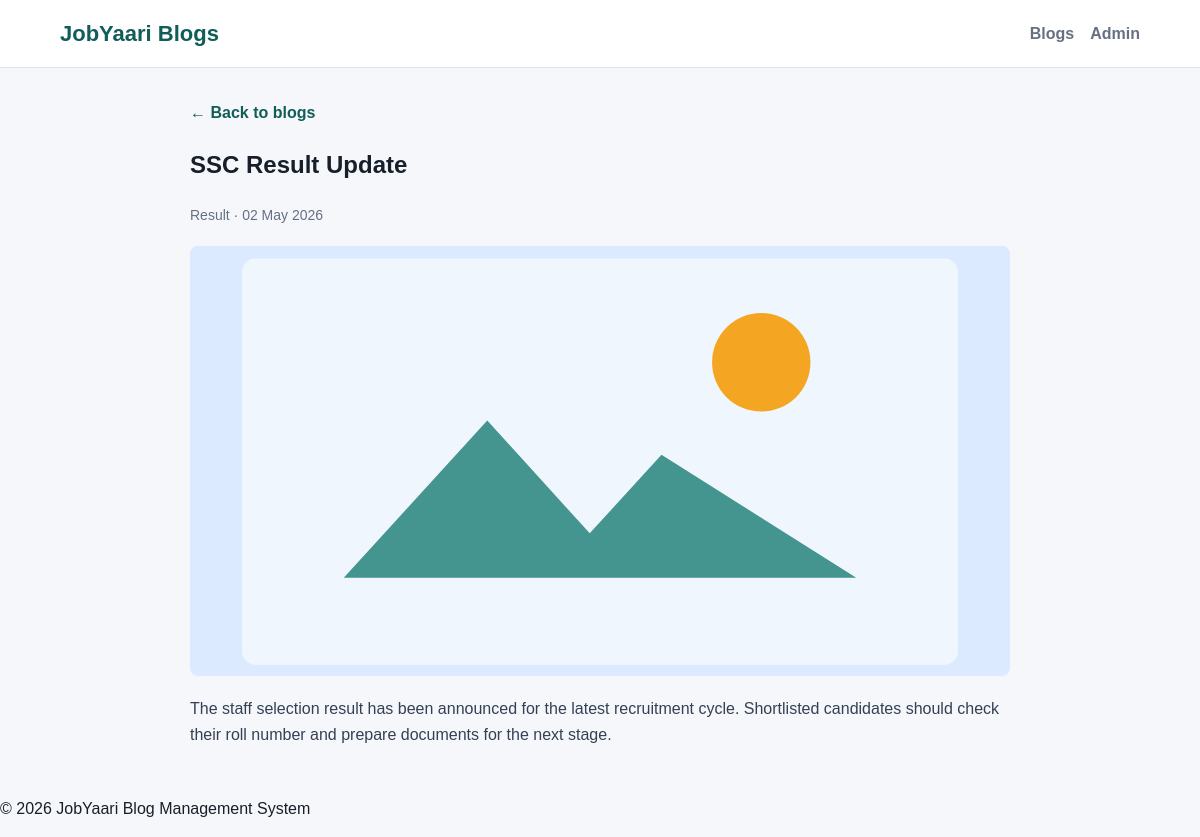
Screenshot of /blog-detail.php?id=2 with the database file from the repository.
### tables this page shows
CREATE TABLE IF NOT EXISTS blogs (
    id INT AUTO_INCREMENT PRIMARY KEY,
    title VARCHAR(255) NOT NULL,
    content TEXT NOT NULL,
    category VARCHAR(100) NOT NULL,
    image VARCHAR(255) DEFAULT NULL,
    created_at TIMESTAMP DEFAULT CURRENT_TIMESTAMP,
    updated_at TIMESTAMP DEFAULT CURRENT_TIMESTAMP ON UPDATE CURRENT_TIMESTAMP
);

### config/database.php (called while the page is built, shortened)
<?php
function db(): mysqli
{
    $connection = new mysqli(DB_HOST, DB_USER, DB_PASS, DB_NAME);
    $connection->set_charset('utf8mb4');
    return $connection;
}

### includes/helpers.php (called while the page is built, shortened)
<?php
function e(?string $value): string
{
    return htmlspecialchars((string) $value, ENT_QUOTES, 'UTF-8');
}

### blog-detail.php (the view, shortened to what this page needs)
<?php
require_once __DIR__ . '/includes/header.php';
$id = (int) ($_GET['id'] ?? 0);
$stmt = db()->prepare('SELECT * FROM blogs WHERE id = ?');
$stmt->bind_param('i', $id);
$stmt->execute();
$blog = $stmt->get_result()->fetch_assoc();
?>
<section class="container detail">
    <?php if (!$blog): ?>
        <div class="empty">Blog not found.</div>
    <?php else: ?>
        <a class="read-more" href="index.php">&larr; Back to blogs</a>
        <h1><?= e($blog['title']) ?></h1>
        <div class="meta"><?= e($blog['category']) ?> &middot; <?= date('d M Y', strtotime($blog['created_at'])) ?></div>
        <img class="detail-hero" src="uploads/<?= e($blog['image'] ?: 'placeholder.svg') ?>" alt="<?= e($blog['title']) ?>">
        <div class="detail-content"><?= nl2br(e($blog['content'])) ?></div>
    <?php endif; ?>
</section>
<?php require_once __DIR__ . '/includes/footer.php'; ?>

### assets/css/style.css (style rules this page uses)
:root { --bg: #f6f7fb; --surface: #ffffff; --ink: #17202a; --muted: #667085; --line: #dde3ee; --primary: #0f766e; --primary-dark: #115e59; --accent: #f59e0b; --danger: #dc2626; }
* { box-sizing: border-box; }
body { margin: 0; font-family: Arial, Helvetica, sans-serif; color: var(--ink); background: var(--bg); line-height: 1.6; }
a { color: inherit; text-decoration: none; }
img { max-width: 100%; display: block; }
.container { max-width: 1120px; margin: 0 auto; padding: 32px 20px; }
.meta { color: var(--muted); font-size: 14px; }
.blog-card p, .detail-content { color: #344054; }
.read-more { margin-top: auto; color: var(--primary-dark); font-weight: 800; }
.detail { max-width: 860px; }
.detail-hero { width: 100%; max-height: 430px; object-fit: cover; border-radius: 8px; margin: 20px 0; }

### rows the page displays
blogs: title "SSC Result Update", category "Result", created_at "02 May 2026", content "The staff selection result has been announced for the latest recruitment cycle. Shortlisted candidates should check their roll number and prepare documents for the next stage."
